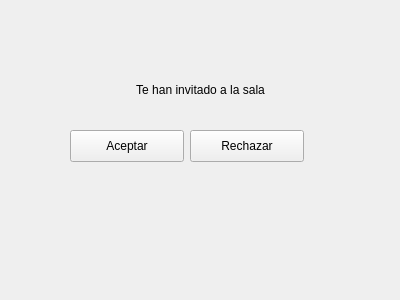
<?xml version="1.0" encoding="UTF-8"?>
<ui version="4.0">
 <class>Form</class>
 <widget class="QWidget" name="Form">
  <property name="geometry">
   <rect>
    <x>0</x>
    <y>0</y>
    <width>400</width>
    <height>300</height>
   </rect>
  </property>
  <property name="windowTitle">
   <string>Form</string>
  </property>
  <widget class="QLabel" name="label">
   <property name="geometry">
    <rect>
     <x>10</x>
     <y>80</y>
     <width>381</width>
     <height>20</height>
    </rect>
   </property>
   <property name="text">
    <string>Te han invitado a la sala</string>
   </property>
   <property name="alignment">
    <set>Qt::AlignCenter</set>
   </property>
  </widget>
  <widget class="QPushButton" name="pushButton">
   <property name="geometry">
    <rect>
     <x>70</x>
     <y>130</y>
     <width>114</width>
     <height>32</height>
    </rect>
   </property>
   <property name="text">
    <string>Aceptar</string>
   </property>
  </widget>
  <widget class="QPushButton" name="pushButton_2">
   <property name="geometry">
    <rect>
     <x>190</x>
     <y>130</y>
     <width>114</width>
     <height>32</height>
    </rect>
   </property>
   <property name="text">
    <string>Rechazar</string>
   </property>
  </widget>
 </widget>
 <resources/>
 <connections/>
</ui>
